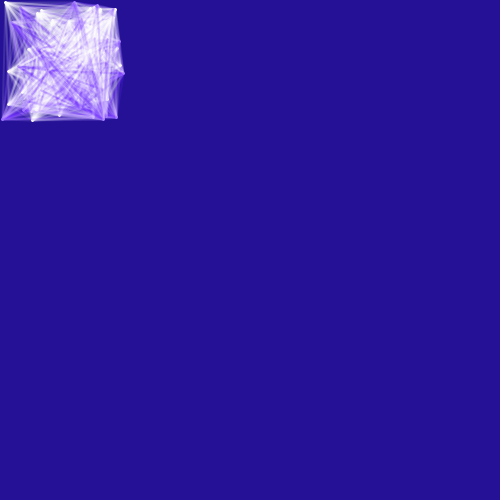
Frame 1 (no input)
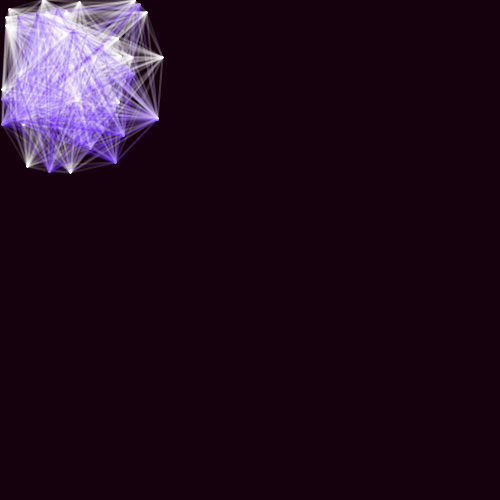
Frame 60 (the mouse pressed at the canvas centre just before this capture)
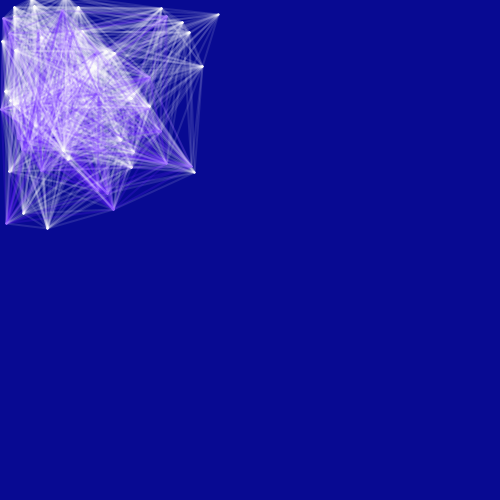
Frame 120 (the mouse held since frame 60 and released just before this capture)

The Processing sketch that drew these frames (run headless with seeded random() and noise(); from frame 60 on, the mouse is pressed at the canvas centre):

// Processing sketch: processing_152226
// ── processing_152226.pde

/*
 * Creative Coding
 * Week 3, 06 - rule-based system
 * by Indae Hwang and Jon McCormack
 * Copyright (c) 2014 Monash University
 *
 * This sketch draws a series of moving Elements (circles) according to the following rules:
 * - start from a random position and move in a constant random direction
 * - if the point reaches the boundary of the screen move in the opposite direction with new velocity
 * - if the circles intersect then draw a line connecting their centres, colouring the line based on the circle being odd or even
 */

float[] x;      // position
float[] y;
float[] xInc;   // change per frame
float[] yInc;
int numArray;   // number of elements

float proximity;  // if distance between elements < proximity then draw a line between them

void setup() {
  size(500, 500);

  numArray = 75;

  // allocate arrays
  x= new float[numArray];
  y= new float[numArray];
  xInc= new float[numArray];
  yInc= new float[numArray];

  proximity = 150;   // influence distance

  // random starting position and direction
  for (int i=0; i<numArray; i++) {
    x[i] = random(width/4);
    y[i] = random(height/4);
    xInc[i] = random(-1, 1);
    yInc[i] = random(-1, 1);
  }

  strokeWeight(2);
}

void draw() {

  background(random(50), random(20), random(180), 50);

  // iterate over each point
  for (int i=0; i<numArray; i++) {

    x[i] += xInc[i];
    y[i] += yInc[i];

    // bounce off the sides of the window
    if (x[i] > width -1 || x[i] < 1) {
      xInc[i] = xInc[i] > 0 ? -random(2) : random(2);
    }

    if (y[i] > height -1 || y[i] < 1 ) {
      yInc[i] = yInc[i] > 0 ? -random(2) : random(2);
    }

    //drawElement(x[i], y[i], xInc[i], yInc[i]);
  }

  for (int i=0; i<numArray; i++) {
    for (int j=0; j<i; j++) {
      float dist = dist(x[i], y[i], x[j], y[j]  );
      if (dist < proximity) {
        if (i%2 == 0 || j%2==0) {
          stroke(255, 30);
        } 
        else {
          stroke(100, 30, 255, 50);
        }
        line(x[i], y[i], x[j], y[j]  );
      }
    }
  }
}

void drawElement(float x, float y, float dx, float dy ) {

  // draw the point in red
  noFill();
  stroke(255, 30, 0);
  point(x, y);

  // draw an arrow in the current direction of travel
  stroke(25, 100);
  float endX = x + (dx*20);
  float endY = y + (dy*20);
  float arX = x + (dx*15);
  float arY = y + (dy*15);
  line(x, y, endX, endY);
  line(endX, endY, arX + (dy * 5), arY - (dx * 5));
  line(endX, endY, arX - (dy * 5), arY + (dx * 5));


  // draw the boundary of proximity
  stroke(55, 10);
  ellipse(x, y, proximity, proximity);
}
